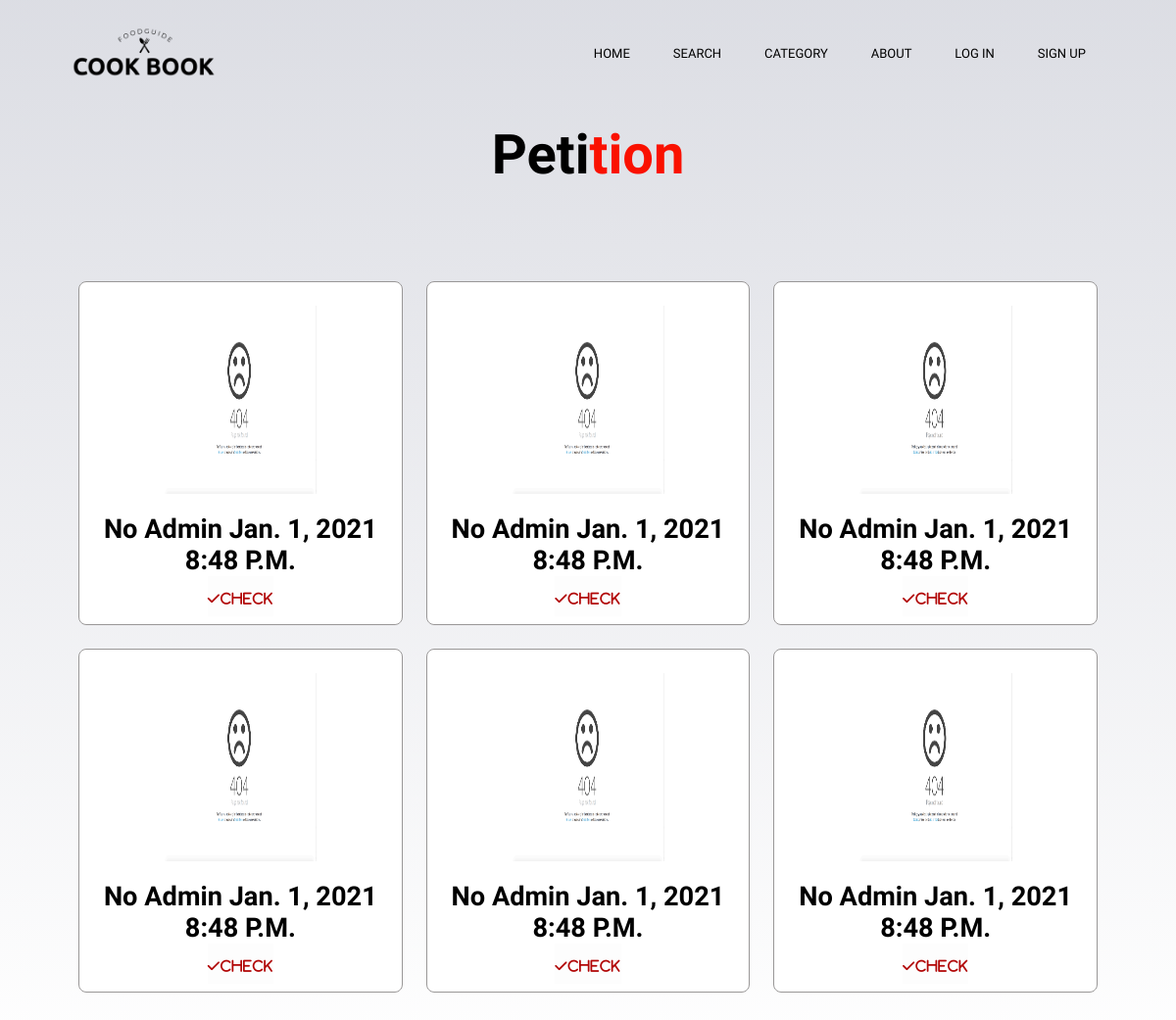
The app's page /recipe/order, older data.
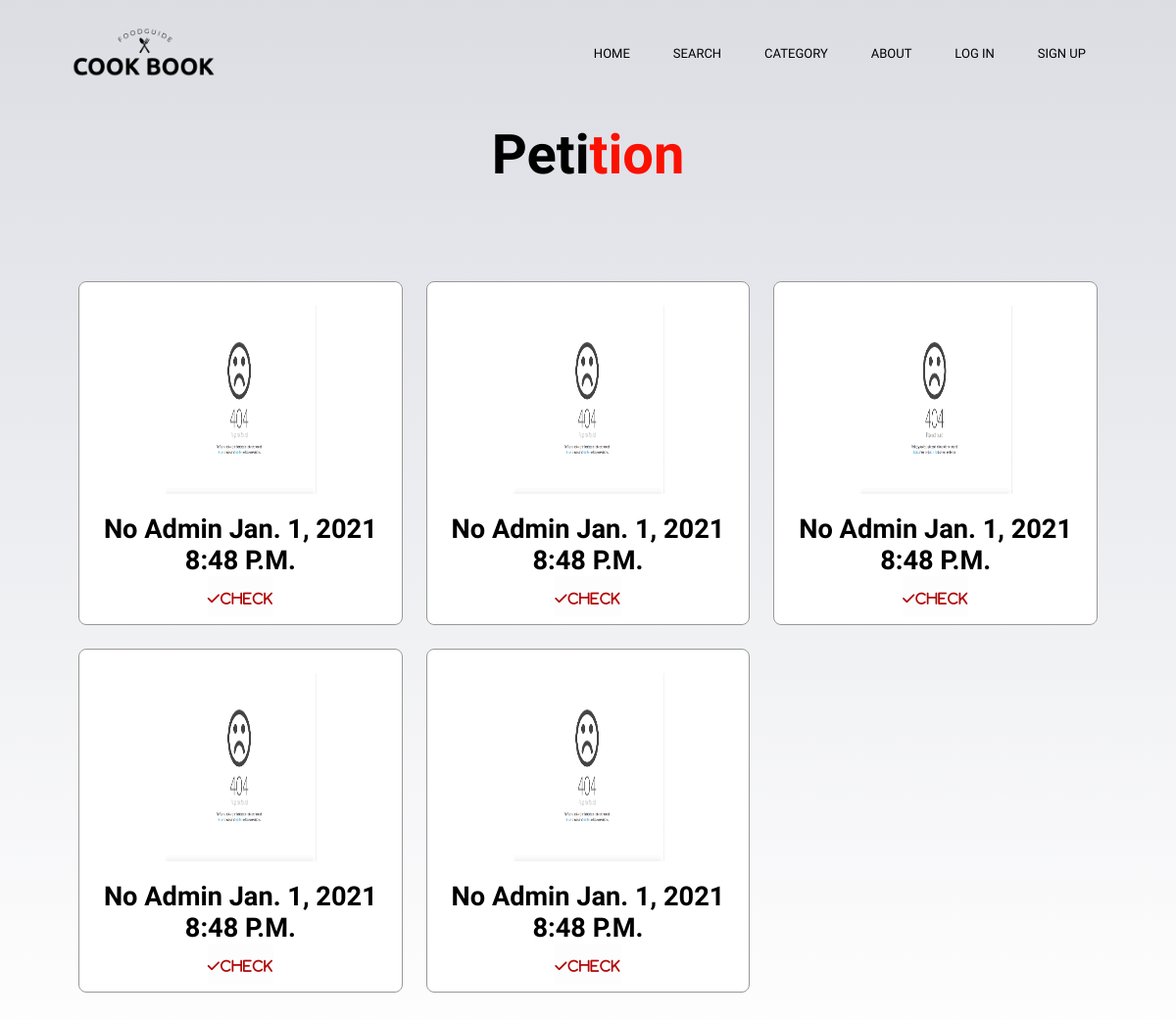
The same page, newer data.
### recipe/models.py (models this page shows, shortened)
class order (models.Model):
    class status(models.TextChoices):
        no = "no"
        confirm = "confirm"
    user=models.ForeignKey(User,default=None, on_delete=models.PROTECT,related_name="userbuy")
    order = models.ForeignKey(recipe,on_delete=models.CASCADE,default=None,related_name="menu_order")
    price = models.FloatField(default=None, null=True)
    pic = models.ImageField(upload_to="")
    date = models.DateField(editable=True)
    time = models.TimeField(editable=True,default=None)
    name = models.CharField(max_length=100,default=None)
    bankaccount = models.CharField(default=None,max_length=4)
    confirm = models.CharField(max_length=10,
        choices=status.choices,
        default=status.no,
        )

### recipe/views.py (the view)
# urls.py: path('order', views.admin_order, name="order"),
def admin_order (request):
    return render(request,'recipe/admin_order.html',{
        "recipes": recipe.objects.all(),
        "order" : order.objects.all(),
        })

### recipe/templates/Recipe/admin_order.html
{% extends 'recipe/base.html' %}
{% load static %}
{% block content %}
<section class="dishes" id="dishes">
    <h1 class="heading">Peti<span>tion</span></h1>
      <div class="box-container">
        {% for list_order in order %}
        {% if list_order.confirm == "no" %}
              <div class="box">
                <img class="image" src="{{list_order.pic.url}}" style="width: 50%; ;"/><br>
                  <h3>{{list_order.confirm}}
                    {{list_order.user}}
                    {{list_order.date}}
                    {{list_order.time}}<br></h3></a>
                    <button class="button" ><a class="fa fa-check" href="{% url 'recipe:check' list_order.id  %}">Check</a></button>
              </div>
            {% endif %}
          {% endfor %}
      </div>
</section>
{% endblock %}

### recipe/templates/Recipe/base.html (shortened to what this page needs)
{% load static %}
<!DOCTYPE html>
<html>
    <head>
        <link rel="stylesheet" href="https://stackpath.bootstrapcdn.com/font-awesome/4.7.0/css/font-awesome.min.css">
        <link rel="stylesheet" href="https://stackpath.bootstrapcdn.com/font-awesome/4.7.0/css/font-awesome.min.css">
        <link rel="stylesheet" href="https://cdnjs.cloudflare.com/ajax/libs/font-awesome/5.15.2/css/all.min.css"
 />
        <link rel="stylesheet" href="path/to/font-awesome/css/font-awesome.min.css">
        <link rel="stylesheet" href="https://cdnjs.cloudflare.com/ajax/libs/font-awesome/6.0.0-beta2/css/all.min.css" />
        <link rel="stylesheet" href="{%static 'css/style-cat.css'%}">
        <link rel="stylesheet" href="{%static 'css/addmenu.css'%}">
        <link rel="stylesheet" href="path/to/font-awesome/css/font-awesome.min.css">
    </head>
    <body>
    <main>
      {% if user.is_authenticated %}
            {% load static %}
      {% else %}
      <body>
        <section class="header">
          <nav>
            <a href="{% url 'home' %}">
              {% load static %}
              <img src="{% static 'images/logo_2.png' %}" width="10%" /></a>
        <div class="nav-links" id="navLinks">
          <ul>
            <li><a href="{% url 'home' %}">Home</a></li>
            <li><a href="{% url 'recipe:search' %}">Search</a></li>
            <li><a href="{% url 'recipe:index' %}">Category</a>
                  <li><a href = "{% url 'recipe:vegy' %}" >Vegetarian</a></li></li>
              </ul>
            </div>
            <li><a href="#" class="About">About</a>
            </li>
            <li ><a href="{% url 'login' %}">Log In</a></li>
            <li ><a href="{% url 'signup' %}">Sign Up</a></li>
      </nav>
      </section>
        </body>
      {% endif %}
        {% block content %}
        {% endblock %}
      </main>
    </body>
</html>

### static/css/style-cat.css (style rules this page uses)
* { margin: 0; padding: 0; font-family: 'Ubuntu', sans-serif; box-sizing: border-box; text-decoration: none; outline: none; border: none; text-transform: capitalize; transition: all .2s linear; }
body { background-image: linear-gradient(rgba(205, 207, 216, 0.7),rgba(255, 255, 255, 0.7)), url(/static/images/bg7.jpg) ; background-size: cover; background-position: center; background-attachment: fixed; }
nav { display: flex; padding: 2% 6%; justify-content: space-between; align-items: center; }
nav img { width: 150px; }
.nav-links { flex: 1; text-align: right; }
.nav-links ul li { list-style: none; display: inline-block; padding: 20px 20px; position: relative; }
.nav-links ul li a { color: black; text-decoration: none; text-transform: uppercase; font-size: 13px; }
.nav-links ul li::after { content: ''; width: 0%; height: 2px; background: #f44336; display: block; margin: auto; }
.heading { text-align: center; font-size: 3.5rem; padding: 1rem; color: #666; }
.heading span { color: #f44336; }
.heading { text-align: center; font-size: 3.5rem; padding: 1rem; color: rgb(0, 0, 0); }
.heading span { color: #fa1100; }
.dishes .box-container { display: grid; grid-template-columns: repeat(auto-fit, minmax(28rem, 1fr)); gap: 1.5rem; }
.dishes .box-container .box { padding: 0.5rem; background: #fff; border-radius: .5rem; border: .1rem solid rgb(153, 151, 151); box-shadow: box-shadow; position: relative; overflow: hidden; text-align: center; }
.dishes .box-container .box .image { height: 12rem; margin: 1rem 0; }
.dishes .box-container .box h3 { color: black; font-size: 1.7rem; }

### static/css/addmenu.css (style rules this page uses)
* { margin: 0; padding: 0; font-family: 'Ubuntu', sans-serif; box-sizing: border-box; text-decoration: none; outline: none; border: none; text-transform: capitalize; transition: all .2s linear; }
body { background-image: linear-gradient(rgba(205, 207, 216, 0.7),rgba(255, 255, 255, 0.7)), url(/static/images/bg7.jpg) ; background-size: cover; background-position: center; background-attachment: fixed; }
nav { display: flex; padding: 2% 6%; justify-content: space-between; align-items: center; }
nav img { width: 150px; }
.nav-links { flex: 1; text-align: right; }
.nav-links ul li { list-style: none; display: inline-block; padding: 20px 20px; position: relative; }
.nav-links ul li a { color: black; text-decoration: none; text-transform: uppercase; font-size: 13px; }
.nav-links ul li::after { content: ''; width: 0%; height: 2px; background: #f44336; display: block; margin: auto; }
.heading { text-align: center; font-size: 3.5rem; padding: 1rem; color: #666; }
.heading span { color: #f44336; }
.heading { text-align: center; font-size: 3.5rem; padding: 1rem; color: rgb(0, 0, 0); }
.heading span { color: #fa1100; }
.dishes .box-container { display: grid; grid-template-columns: repeat(3, 1fr); gap: 1.5rem; padding: 5rem; }
.dishes .box-container .box { padding: 0.5rem; background: #fff; border-radius: .5rem; border: .1rem solid rgb(153, 151, 151); box-shadow: box-shadow; position: relative; overflow: hidden; text-align: center; }
.dishes .box-container .box .image { height: 12rem; margin: 1rem 0; }
.dishes .box-container .box h3 { color: black; font-size: 1.7rem; }
button { text-decoration: none; padding-top: 15px; font-size: 14px; background-color: #fdfdfd; text-decoration: none; letter-spacing: 1px; padding-bottom: 10px; }
button .fa-check { color: rgb(177, 5, 5); }

Row changes from the older to the newer data that the page shows:
no longer on this page (row edited): order: pic (picture), confirm "No", user "Admin", date "Jan. 1, 2021", time "8:48 P.m."
